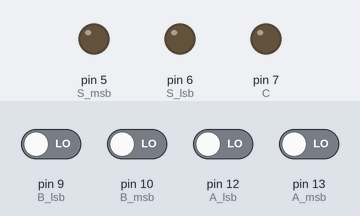
Bench run of a sketch on a simulated Arduino Uno, built with avr-gcc and run on an emulated ATmega328P. On the bench: output pins drawn as LEDs (lit = HIGH). The test bench sets the inputs (shaded band); at power-on: pin 9 (B_lsb), pin 10 (B_msb), pin 12 (A_lsb), pin 13 (A_msb) LOW.

Above: at 1.2 s.
1.3 s: pin 9 (B_lsb) driven HIGH
At 2.0 s:
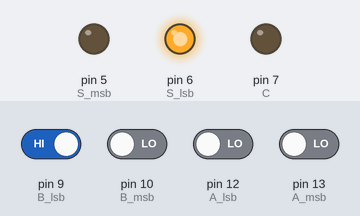
2.8 s: pin 10 (B_msb) driven HIGH
At 3.2 s:
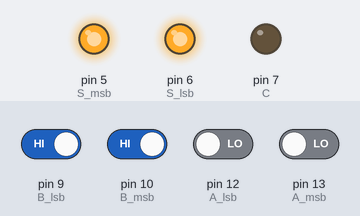
4.3 s: pin 9 (B_lsb) driven LOW
At 5.5 s:
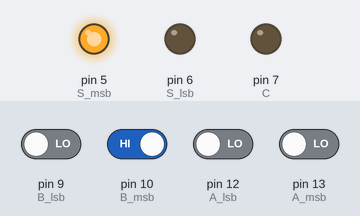
5.8 s: pin 10 (B_msb) driven LOW
At 6.8 s:
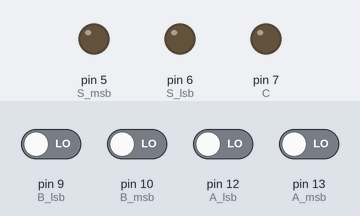
7.3 s: pin 12 (A_lsb) driven HIGH
At 8.0 s:
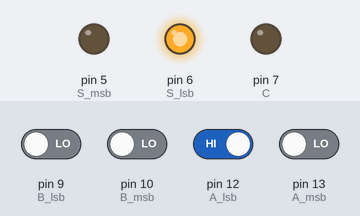
Timing chart, 0 to 9.8 s (numbered marks = the images above; inputs shaded):
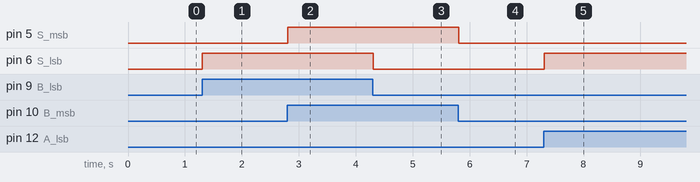

The sketch:

2bit.ino
```cpp
int A_msb=13;
int A_lsb=12;
int B_msb=10;
int B_lsb=9;

int a, a1, b, b1, c, c1, s, s1;

int S_msb=5;
int S_lsb=6;
int C=7;
int C1=4;


void setup(){
  pinMode(A_msb,INPUT);
  pinMode(A_lsb,INPUT);
  pinMode(B_msb,INPUT);
  pinMode(B_lsb,INPUT);

  pinMode(S_msb,OUTPUT);
  pinMode(S_lsb,OUTPUT);
  pinMode(C,OUTPUT);
  pinMode(C1,OUTPUT);

  //digitalWrite(A_lsb,HIGH);
  //digitalWrite(A_msb,HIGH);
  //digitalWrite(B_lsb,HIGH);
  //digitalWrite(B_msb,HIGH);

  digitalWrite(A_lsb,HIGH);
  digitalWrite(A_lsb,LOW);
  digitalWrite(A_msb,HIGH);
  digitalWrite(A_msb,LOW);
  digitalWrite(B_lsb,HIGH);
  digitalWrite(B_lsb,LOW);
  digitalWrite(B_msb,HIGH);
  digitalWrite(B_msb,LOW);


}

void loop(){


  if(digitalRead(A_lsb)==HIGH){
    a=1;
  }
  else{
    a=0;
  }
  if(digitalRead(A_msb)==HIGH){
    a1=1;
  }
  else{
    a1=0;
  }
  if(digitalRead(B_lsb)==HIGH){
    b=1;
  }
  else{
    b=0;
  }
  if(digitalRead(B_msb)==HIGH){
    b1=1;
  }
  else{
    b1=0;
  }
  s=a^b;
  c=a&b;

  s1=(a1^b1)^c;
  c1=(a1&b1)||((a1^b1)&c);

  if(s==1){
    digitalWrite(S_lsb, HIGH);
  }
  else{
    digitalWrite(S_lsb, LOW);
  }
  if(s1==1){
    digitalWrite(S_msb, HIGH);
  }
  else{
    digitalWrite(S_msb, LOW);
  }
  if(c1==1){
    digitalWrite(C1, HIGH);
  }
  else{
    digitalWrite(C1, LOW);
  }

  Serial.println(C1);
  delay(100);


}
```

Measured:
- after the input at 1.3 s, pin 6 (S_lsb): LOW → HIGH at once
- after the input at 2.8 s, pin 5 (S_msb): LOW → HIGH at once
- after the input at 4.3 s, pin 6 (S_lsb): HIGH → LOW at once
- after the input at 5.8 s, pin 5 (S_msb): HIGH → LOW at once
- after the input at 7.3 s, pin 6 (S_lsb): LOW → HIGH at once
